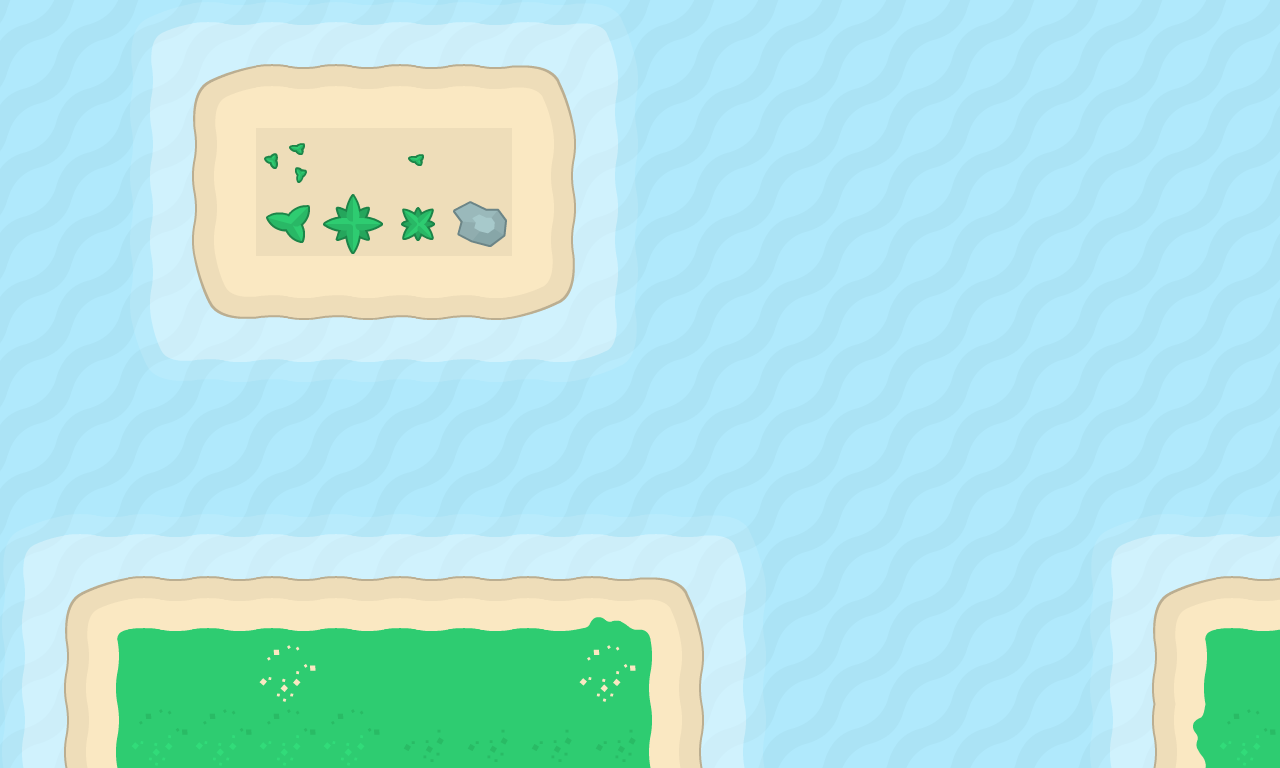

Tiled map render using the project's own tile images. Description and the map definition, with tile-layer contents summarised, below:
An orthogonal 20x12 tile map with 64x64 px tiles, 5 tile layers (SailPath, Water, Shoal, Land, ...).

<map version="1.2" tiledversion="1.3.1" orientation="orthogonal" renderorder="right-down" compressionlevel="0" width="20" height="12" tilewidth="64" tileheight="64" infinite="0" nextlayerid="10" nextobjectid="1">
 <editorsettings>
  <export target="mapOutput.tmx" format="tmx" />
 </editorsettings>
 <tileset firstgid="1" source="tiles_sheet.tsx" />
 <layer id="9" name="SailPath" width="20" height="12">
  <data>[240 cells, 240 non-empty, 2 distinct tile ids]</data>
 </layer>
 <layer id="6" name="Water" width="20" height="12">
  <data>[240 cells, 214 non-empty, 1 distinct tile ids]</data>
 </layer>
 <layer id="5" name="Shoal" width="20" height="12">
  <data>[240 cells, 82 non-empty, 9 distinct tile ids]</data>
 </layer>
 <layer id="7" name="Land" width="20" height="12">
  <data>[240 cells, 60 non-empty, 20 distinct tile ids]</data>
 </layer>
 <layer id="8" name="Decorate" width="20" height="12">
  <data>[240 cells, 6 non-empty, 6 distinct tile ids]</data>
 </layer>
</map>
